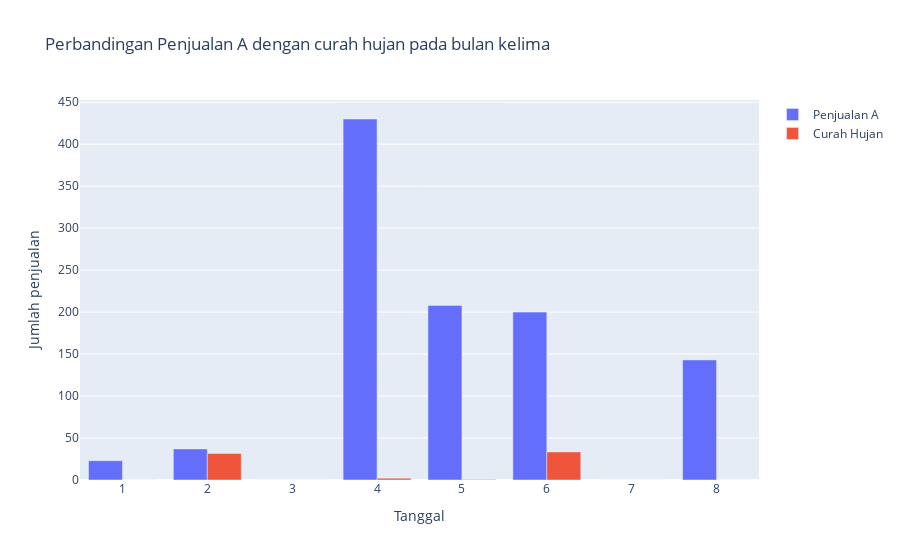

Source (notebook cell):
### Markdown cell above
Kode tersebut mengeluarkan tabel berupa perbandingan penjualan A dengan curah hujan pada bulan keempat.

### Code cell
import pandas as pd
import matplotlib.pyplot as plt
import plotly.express as px
import plotly.graph_objects as go
df1 = pd.read_excel(r'Dataset.xlsx')
data_bulan1 = df1.iloc[0:31, :]
data_bulan2 = df1.iloc[31:59, :]
data_bulan3 = df1.iloc[59:90, :]
data_bulan4 = df1.iloc[90:113, :]
data_bulan5 = df1.iloc[113:121, :]
print("Frekuensi Data Penjualan A pada bulan kelima: ")
fig = go.Figure()
fig.add_trace(go.Bar(x = data_bulan5['Tanggal'], y = data_bulan5['Penjualan A (pcs)'], name = 'Penjualan A'))
fig.add_trace(go.Bar(x = data_bulan5['Tanggal'], y = data_bulan5['Curah Hujan (mm)'], name='Curah Hujan'))
fig.update_layout(
    title = "Perbandingan Penjualan A dengan curah hujan pada bulan kelima",
    xaxis_title = "Tanggal",
    yaxis_title = "Jumlah penjualan"
)

### Figure 1 — Plotly figure (JSON) as saved in the notebook; plotly's stock layout.template omitted (floating-point values rounded to 4 significant figures)
{"data": [{"name": "Penjualan A", "type": "bar", "x": [1, 2, 3, 4, 5, 6, 7, 8], "y": [23, 37, 0, 430, 208, 200, 0, 143]}, {"name": "Curah Hujan", "type": "bar", "x": [1, 2, 3, 4, 5, 6, 7, 8], "y": [0, 31.6, 0, 2.2, 0.5, 33.4, 0, 0]}], "layout": {"title": {"text": "Perbandingan Penjualan A dengan curah hujan pada bulan kelima"}, "xaxis": {"title": {"text": "Tanggal"}}, "yaxis": {"title": {"text": "Jumlah penjualan"}}}}
